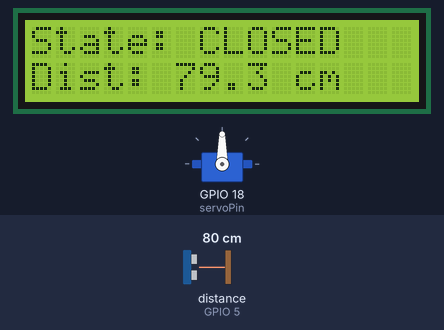
Simulated run of this sketch. Board: ESP32. Parts: servo, 16×2 character LCD. Wiring (inferred from the names in the program): ultrasonic range finder: trigger GPIO 25; echo GPIO 5. The inputs (shaded band) are chosen by the test bench; at power-on: distance to the obstacle (sensor on GPIO 5) 80 cm. The echo pulse lasts 58.3 µs per cm; what the sketch prints to the serial monitor is not drawn.

Above: at 1.2 s.
1.3 s: distance to the obstacle (sensor on GPIO 5) set to 12 cm
At 2.2 s:
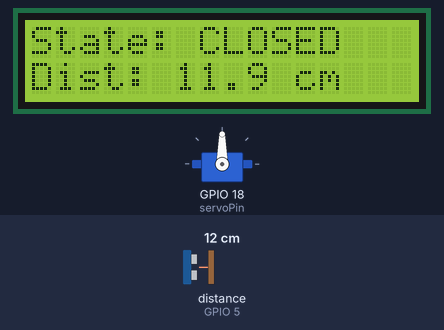
2.8 s: distance to the obstacle (sensor on GPIO 5) set to 9 cm
At 4.9 s:
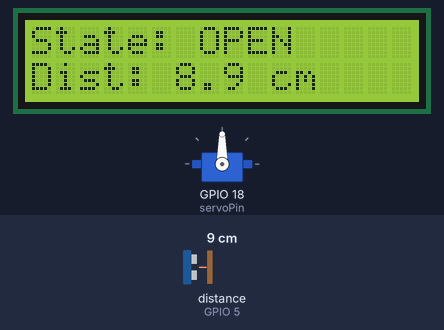
5.5 s: distance to the obstacle (sensor on GPIO 5) set to 18 cm
At 7.5 s:
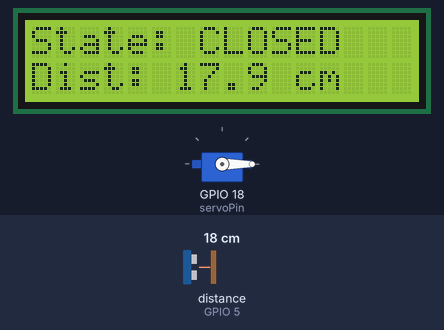
Timing chart, 0 to 9.0 s (numbered marks = the images above; inputs shaded):
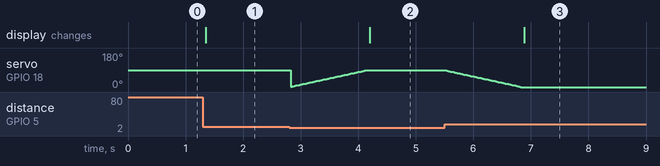

The sketch:

Lab2_embedded_assignment_Part4.ino
```cpp
#include <ESP32Servo.h>
#include <Wire.h>
#include <LiquidCrystal_I2C.h>

LiquidCrystal_I2C lcd(0x27, 16, 2);

Servo myServo;
int servoPin = 18;
int servoPos = 0;

int trigPin = 25;
int echoPin = 5;
long travel_time;
float Distance;

void setup() {
  myServo.attach(servoPin);

  pinMode (trigPin, OUTPUT);
  pinMode (echoPin, INPUT);
  Serial.begin(9600);

  lcd.init();
  lcd.backlight();
}

void loop() {

  Distance = ultrasonic_get_distance();

  if(Distance < 10 && servoPos < 90){
    openDoor();
  }else if(Distance >= 10 && servoPos > 0){
    closeDoor();
  }
  lcd.setCursor(0,0);
  if(servoPos == 90)
    lcd.print("State: OPEN   ");
  else
    lcd.print("State: CLOSED ");

  lcd.setCursor(0,1);
  lcd.print("Dist: ");
  lcd.print(Distance, 1);
  lcd.print(" cm   ");

  Serial.println(Distance);
}

void openDoor(){
  while(servoPos < 90){
    servoPos = servoPos + 2;
    myServo.write(servoPos);
    delay(30);
  }
}

void closeDoor(){
  while(servoPos > 0){
    servoPos = servoPos - 2;
    myServo.write(servoPos);
    delay(30);
  }
}

float ultrasonic_get_distance(){
  digitalWrite(trigPin, LOW);
  delayMicroseconds(2);
  digitalWrite(trigPin, HIGH);
  delayMicroseconds(10);
  digitalWrite(trigPin, LOW);

  travel_time = pulseIn(echoPin, HIGH);
  Distance = (0.034 * travel_time) / 2;
  return Distance;
}
```

Measured:
- the behaviour switches between 11 and 10 cm on distance to the obstacle (sensor on GPIO 5) (found by bisection; images 1 and 2)
- after the input at 1.3 s, the display: changes after 0.05 s (image 1)
- after the input at 2.8 s, the display: changes after 1.4 s (image 2)
- after the input at 5.5 s, servo on GPIO 18 (servoPin): moves from 90° to 0° over 1.3 s, starting at once; the display: changes after 1.4 s (image 3)
